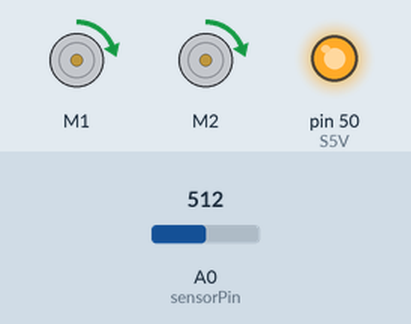
Simulated run of this sketch. Board: Arduino Mega 2560, built with avr-gcc and run on an emulated ATmega2560. On the bench: 2 × DC motor (green arrow = forward, orange = backward, longer = faster), output pins drawn as LEDs (lit = HIGH). The test bench sets the inputs (shaded band); at power-on: A0 (sensorPin) = 512. What the sketch prints to the serial monitor is not drawn.

Above: at 1.2 s.
1.3 s: A0 (sensorPin) set to 12
4.3 s: A0 (sensorPin) set to 9
Timing chart, 0 to 7.3 s (numbered marks = the images above; inputs shaded):
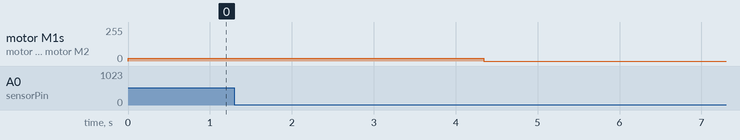

Measured:
- after the input at 1.3 s, every drawn part: stays the same
- after the input at 4.3 s, motor M1, motor M2: forward 20/255 → stopped at once

The sketch:

Sis.ino
```cpp
#include <AFMotor.h>
AF_DCMotor motor1(1);
AF_DCMotor motor2(2);


int S5V = 50;
int sensorPin = A0;


int sensei = 10;

int bb;

void setup() {
Serial.begin(9600);
  pinMode(S5V,OUTPUT);
  digitalWrite(S5V, HIGH);
  motor1.setSpeed(20);
  motor1.run(RELEASE);

  motor2.setSpeed(20);
  motor2.run(RELEASE);
  // put your setup code here, to run once:
  float bb = analogRead(sensorPin);
 Serial.print("The value was set to :   ");
  Serial.print(bb);

}

void loop() {
  // put your main code here, to run repeatedly:
if   (bb<(analogRead(sensorPin)-sensei)) {
  Serial.println("Light DETECTED !!!!!!!!");
  motor1.setSpeed(20);
  motor2.setSpeed(20);
  motor1.run(FORWARD);
  motor2.run(FORWARD);
  delay(10);
}
else{
Serial.println("Dark is there ... me scared ...");
  motor1.setSpeed(0);
  motor2.setSpeed(0);
  delay(10);
}
}
```
